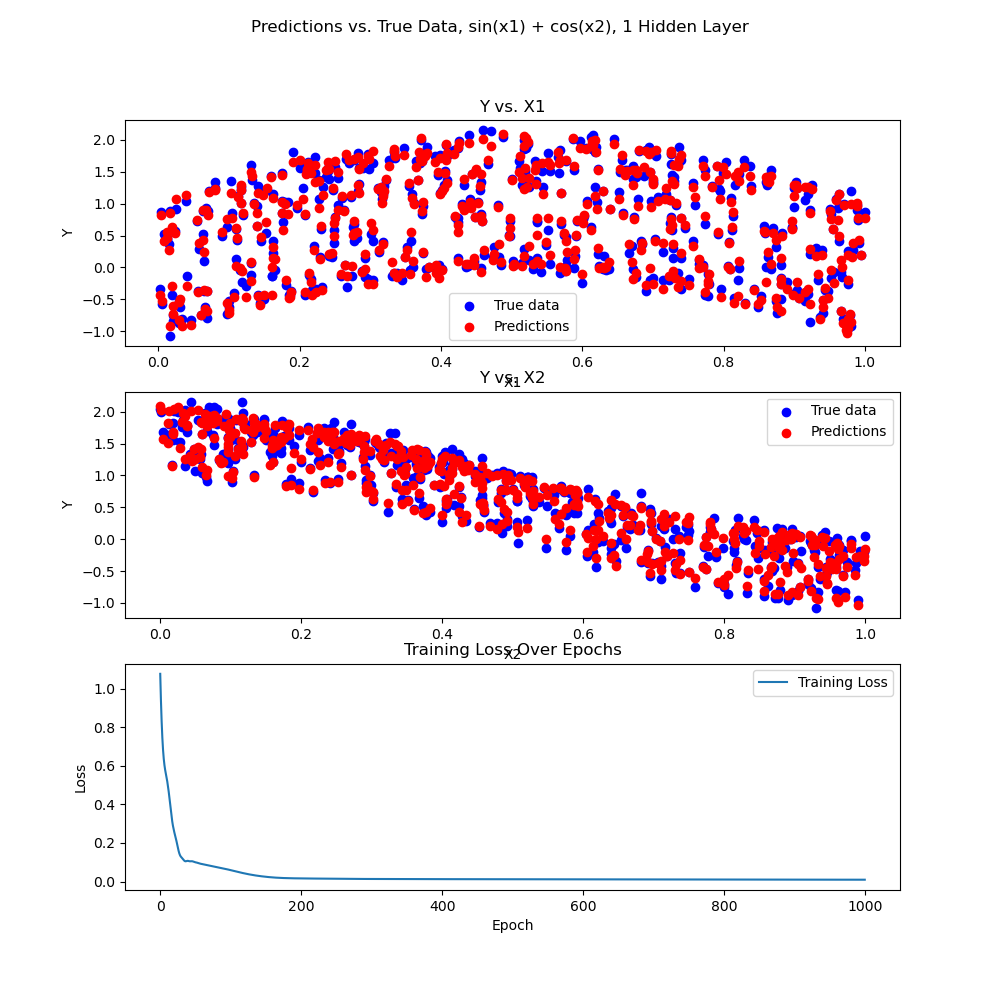

Write the Python code that produced this figure.

import torch
import torch.nn as nn
import torch.optim as optim
import numpy as np
import matplotlib.pyplot as plt

# Generate 2D data
np.random.seed(0)
x = np.random.rand(500, 2)
y = np.sin(x[:, 0] * np.pi) + np.cos(x[:, 1] * np.pi) + 0.1 * np.random.randn(500)

# numpy to torch
x_train = torch.tensor(x, dtype=torch.float32)
y_train = torch.tensor(y, dtype=torch.float32).view(-1, 1)

# Define model
class SimpleNN(nn.Module):
    def __init__(self):
        super(SimpleNN, self).__init__()
        self.hidden = nn.Linear(2, 32)
        self.output = nn.Linear(32, 1)
        self.relu = nn.ReLU()
        
    def forward(self, x):
        x = self.relu(self.hidden(x))
        x = self.output(x)
        return x

# Initialize
model = SimpleNN()
crit = nn.MSELoss()
optim = optim.Adam(model.parameters(), lr=0.01)
loss_values = []

# Training loop
num_epochs = 1000
for epoch in range(num_epochs):
    model.train()
    optim.zero_grad()
    outputs = model(x_train)
    loss = crit(outputs, y_train)
    loss.backward()
    optim.step()
    
    loss_values.append(loss.item())
    
    if (epoch+1) % 100 == 0:
        print(f'Epoch [{epoch+1}/{num_epochs}], Loss: {loss.item():.4f}')

# Evaluate
model.eval()
with torch.no_grad():
    predictions = model(x_train).numpy()

# Plot results
plt.figure(figsize=(10, 10))
plt.suptitle('Predictions vs. True Data, sin(x1) + cos(x2), 1 Hidden Layer')

plt.subplot(3, 1, 1)
plt.scatter(x[:, 0], y, color='blue', label='True data')
plt.scatter(x[:, 0], predictions, color='red', label='Predictions')
plt.xlabel('X1')
plt.ylabel('Y')
plt.title('Y vs. X1')
plt.legend()

plt.subplot(3, 1, 2)
plt.scatter(x[:, 1], y, color='blue', label='True data')
plt.scatter(x[:, 1], predictions, color='red', label='Predictions')
plt.xlabel('X2')
plt.ylabel('Y')
plt.title('Y vs. X2')
plt.legend()

plt.subplot(3, 1, 3)
plt.plot(loss_values, label='Training Loss')
plt.xlabel('Epoch')
plt.ylabel('Loss')
plt.title('Training Loss Over Epochs')
plt.legend()

plt.savefig('2DReg.png')

# 3D
fig = plt.figure()
ax = fig.add_subplot(111, projection='3d')
ax.scatter(x[:, 0], x[:, 1], y, color='blue')
ax.scatter(x[:, 0], x[:, 1], predictions, color='red')
plt.show()